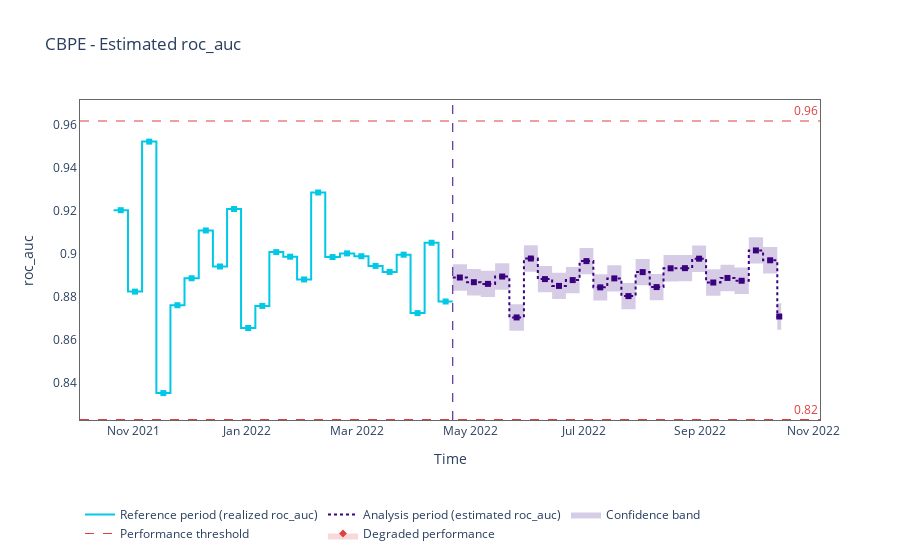

The cell this chart's notebook holds for it:
### Markdown cell above
## Performance Estimation

### Code cell
=

### Figure 1 — Plotly figure (JSON) as saved in the notebook; plotly's stock layout.template omitted (floating-point values rounded to 4 significant figures; data arrays with more than 128 entries replaced by an {"elided": "..."} marker saying what was removed)
{"data": [{"hoverinfo": "skip", "line": {"color": "rgba(0,0,0,0)", "shape": "hv"}, "mode": "lines", "showlegend": false, "type": "scatter", "x": ["2022-04-21T09:00:00", "2022-04-29T00:00:00", "2022-05-06T10:00:00", "2022-05-14T02:00:00", "2022-05-21T17:30:00", "2022-05-29T13:00:00", "2022-06-06T00:00:00", "2022-06-13T16:00:00", "2022-06-21T01:00:00", "2022-06-28T09:30:00", "2022-07-05T18:30:00", "2022-07-13T06:00:00", "2022-07-20T19:30:00", "2022-07-28T10:30:00", "2022-08-05T00:30:00", "2022-08-12T09:30:00", "2022-08-20T01:00:00", "2022-08-27T18:30:00", "2022-09-04T05:30:00", "2022-09-11T23:00:00", "2022-09-19T11:00:00", "2022-09-27T03:30:00", "2022-10-04T19:00:00", "2022-10-12T10:00:00", "2022-10-14T12:30:00"], "y": [0.8951, 0.8929, 0.8921, 0.8955, 0.8765, 0.9039, 0.8943, 0.8912, 0.8939, 0.9027, 0.8905, 0.8947, 0.8865, 0.8976, 0.8906, 0.8994, 0.8994, 0.9038, 0.8928, 0.8949, 0.8936, 0.9077, 0.9031, 0.877, 0.877]}, {"fill": "tonexty", "fillcolor": "rgba(0.23137254901960785, 0.00784313725490196, 0.5019607843137255, 0.2)", "hoverinfo": "skip", "line": {"color": "rgba(0,0,0,0)", "shape": "hv"}, "mode": "lines", "showlegend": false, "type": "scatter", "x": ["2022-04-21T09:00:00", "2022-04-29T00:00:00", "2022-05-06T10:00:00", "2022-05-14T02:00:00", "2022-05-21T17:30:00", "2022-05-29T13:00:00", "2022-06-06T00:00:00", "2022-06-13T16:00:00", "2022-06-21T01:00:00", "2022-06-28T09:30:00", "2022-07-05T18:30:00", "2022-07-13T06:00:00", "2022-07-20T19:30:00", "2022-07-28T10:30:00", "2022-08-05T00:30:00", "2022-08-12T09:30:00", "2022-08-20T01:00:00", "2022-08-27T18:30:00", "2022-09-04T05:30:00", "2022-09-11T23:00:00", "2022-09-19T11:00:00", "2022-09-27T03:30:00", "2022-10-04T19:00:00", "2022-10-12T10:00:00", "2022-10-14T12:30:00"], "y": [0.8828, 0.8806, 0.8799, 0.8833, 0.8643, 0.8916, 0.8821, 0.8789, 0.8816, 0.8904, 0.8782, 0.8824, 0.8742, 0.8853, 0.8784, 0.8871, 0.8872, 0.8916, 0.8805, 0.8826, 0.8813, 0.8954, 0.8908, 0.8647, 0.8647]}, {"hoverinfo": "skip", "legendgroup": "1", "line": {"color": "#00c8e5", "shape": "hv", "width": 2}, "mode": "lines", "name": "Reference period (realized roc_auc)", "type": "scatter", "x": ["2021-10-21T11:30:00", "2021-10-29T05:00:00", "2021-11-05T18:30:00", "2021-11-13T10:30:00", "2021-11-20T23:30:00", "2021-11-28T12:30:00", "2021-12-06T04:00:00", "2021-12-13T18:00:00", "2021-12-21T08:30:00", "2021-12-28T20:30:00", "2022-01-05T12:30:00", "2022-01-13T00:30:00", "2022-01-20T11:30:00", "2022-01-27T21:30:00", "2022-02-04T10:30:00", "2022-02-12T00:00:00", "2022-02-19T21:00:00", "2022-02-27T13:30:00", "2022-03-07T04:30:00", "2022-03-14T18:30:00", "2022-03-22T07:30:00", "2022-03-29T18:00:00", "2022-04-06T07:00:00", "2022-04-13T18:00:00", "2022-04-21T08:30:00"], "y": [0.9202, 0.8824, 0.9521, 0.8353, 0.8761, 0.8886, 0.9108, 0.8941, 0.9208, 0.8655, 0.8758, 0.9007, 0.8986, 0.888, 0.9284, 0.8985, 0.9001, 0.8988, 0.8943, 0.8916, 0.8995, 0.8724, 0.9051, 0.8778, 0.8778]}, {"hoverinfo": "skip", "legendgroup": "1", "line": {"color": "#3b0280", "dash": "dot", "shape": "hv", "width": 2}, "mode": "lines", "name": "Analysis period (estimated roc_auc)", "type": "scatter", "x": ["2022-04-21T09:00:00", "2022-04-29T00:00:00", "2022-05-06T10:00:00", "2022-05-14T02:00:00", "2022-05-21T17:30:00", "2022-05-29T13:00:00", "2022-06-06T00:00:00", "2022-06-13T16:00:00", "2022-06-21T01:00:00", "2022-06-28T09:30:00", "2022-07-05T18:30:00", "2022-07-13T06:00:00", "2022-07-20T19:30:00", "2022-07-28T10:30:00", "2022-08-05T00:30:00", "2022-08-12T09:30:00", "2022-08-20T01:00:00", "2022-08-27T18:30:00", "2022-09-04T05:30:00", "2022-09-11T23:00:00", "2022-09-19T11:00:00", "2022-09-27T03:30:00", "2022-10-04T19:00:00", "2022-10-12T10:00:00", "2022-10-14T12:30:00"], "y": [0.8889, 0.8868, 0.886, 0.8894, 0.8704, 0.8978, 0.8882, 0.8851, 0.8878, 0.8966, 0.8844, 0.8885, 0.8803, 0.8915, 0.8845, 0.8932, 0.8933, 0.8977, 0.8866, 0.8887, 0.8874, 0.9015, 0.897, 0.8708, 0.8708]}, {"customdata": {"elided": "24x7 str values"}, "hovertemplate": "%{customdata[4]} &nbsp; &nbsp; <span style=\"color:#AD0000\">%{customdata[5]}</span><br>Chunk: <b>%{customdata[0]}</b> &nbsp; &nbsp; From <b>%{customdata[1]}</b> to <b>%{customdata[2]}</b> &nbsp; &nbsp; <br>roc_auc: <b>%{customdata[3]}</b>  &nbsp; &nbsp; %{customdata[6]} <extra></extra>", "marker": {"color": "#00c8e5", "size": 6, "symbol": "square"}, "mode": "markers", "name": "Reference", "showlegend": false, "type": "scatter", "x": ["2021-10-25T08:00:00", "2021-11-01T23:30:00", "2021-11-09T14:15:00", "2021-11-17T04:45:00", "2021-11-24T17:45:00", "2021-12-02T08:00:00", "2021-12-09T22:45:00", "2021-12-17T13:00:00", "2021-12-25T02:15:00", "2022-01-01T16:15:00", "2022-01-09T06:15:00", "2022-01-16T17:45:00", "2022-01-24T04:15:00", "2022-01-31T15:45:00", "2022-02-08T05:00:00", "2022-02-15T22:15:00", "2022-02-23T16:45:00", "2022-03-03T08:45:00", "2022-03-10T23:15:00", "2022-03-18T12:45:00", "2022-03-26T00:30:00", "2022-04-02T12:15:00", "2022-04-10T00:15:00", "2022-04-17T13:15:00"], "y": [0.9202, 0.8824, 0.9521, 0.8353, 0.8761, 0.8886, 0.9108, 0.8941, 0.9208, 0.8655, 0.8758, 0.9007, 0.8986, 0.888, 0.9284, 0.8985, 0.9001, 0.8988, 0.8943, 0.8916, 0.8995, 0.8724, 0.9051, 0.8778]}, {"customdata": {"elided": "24x7 str values"}, "hovertemplate": "%{customdata[4]} &nbsp; &nbsp; <span style=\"color:#AD0000\">%{customdata[5]}</span><br>Chunk: <b>%{customdata[0]}</b> &nbsp; &nbsp; From <b>%{customdata[1]}</b> to <b>%{customdata[2]}</b> &nbsp; &nbsp; <br>roc_auc: <b>%{customdata[3]}</b>  &nbsp; &nbsp; %{customdata[6]} <extra></extra>", "marker": {"color": "#3b0280", "size": 6, "symbol": "square"}, "mode": "markers", "name": "No change", "showlegend": false, "type": "scatter", "x": ["2022-04-25T04:15:00", "2022-05-02T16:45:00", "2022-05-10T05:45:00", "2022-05-17T21:30:00", "2022-05-25T15:00:00", "2022-06-02T06:15:00", "2022-06-09T19:45:00", "2022-06-17T08:15:00", "2022-06-24T17:00:00", "2022-07-02T01:45:00", "2022-07-09T11:45:00", "2022-07-17T00:30:00", "2022-07-24T14:45:00", "2022-08-01T05:15:00", "2022-08-08T16:45:00", "2022-08-16T05:00:00", "2022-08-23T21:15:00", "2022-08-31T11:45:00", "2022-09-08T02:00:00", "2022-09-15T16:45:00", "2022-09-23T07:00:00", "2022-09-30T22:45:00", "2022-10-08T14:15:00", "2022-10-13T11:15:00"], "y": [0.8889, 0.8868, 0.886, 0.8894, 0.8704, 0.8978, 0.8882, 0.8851, 0.8878, 0.8966, 0.8844, 0.8885, 0.8803, 0.8915, 0.8845, 0.8932, 0.8933, 0.8977, 0.8866, 0.8887, 0.8874, 0.9015, 0.897, 0.8708]}, {"customdata": [], "hovertemplate": "%{customdata[4]} &nbsp; &nbsp; <span style=\"color:#AD0000\">%{customdata[5]}</span><br>Chunk: <b>%{customdata[0]}</b> &nbsp; &nbsp; From <b>%{customdata[1]}</b> to <b>%{customdata[2]}</b> &nbsp; &nbsp; <br>roc_auc: <b>%{customdata[3]}</b>  &nbsp; &nbsp; %{customdata[6]} <extra></extra>", "marker": {"color": "#DD4040", "size": 6, "symbol": "diamond"}, "mode": "markers", "name": "Change", "showlegend": false, "type": "scatter", "x": [], "y": []}, {"line": {"color": "rgba(0,0,0,0)"}, "mode": "lines", "showlegend": false, "type": "scatter", "x": [[1635148800000000000], [1665659700000000000]], "y": [null, null]}, {"fill": "tonexty", "fillcolor": "rgba(0.23137254901960785, 0.00784313725490196, 0.5019607843137255, 0.2)", "legendgroup": "1", "line": {"color": "rgba(0,0,0,0)"}, "mode": "lines", "name": "Confidence band", "type": "scatter", "x": [[1635148800000000000], [1665659700000000000]], "y": [null, null]}, {"legendgroup": "1", "line": {"color": "#DD4040", "dash": "dash", "width": 1}, "mode": "lines", "name": "Performance threshold", "type": "scatter", "x": [[1635148800000000000], [1665659700000000000]], "y": [null, null]}, {"line": {"color": "rgba(0,0,0,0)"}, "mode": "lines", "showlegend": false, "type": "scatter", "x": [[1635148800000000000], [1665659700000000000]], "y": [null, null]}, {"fill": "tonexty", "fillcolor": "rgba(0.8666666666666667, 0.25098039215686274, 0.25098039215686274, 0.2)", "legendgroup": "1", "line": {"color": "rgba(0,0,0,0)"}, "marker": {"color": "#DD4040", "size": 6, "symbol": "diamond"}, "mode": "lines+markers", "name": "Degraded performance", "type": "scatter", "x": [[1635148800000000000], [1665659700000000000]], "y": [null, null]}], "layout": {"annotations": [{"font": {"color": "#DD4040"}, "showarrow": false, "text": "0.96", "x": 1, "xanchor": "right", "xref": "x domain", "y": 0.9616, "yanchor": "bottom", "yref": "y"}, {"font": {"color": "#DD4040"}, "showarrow": false, "text": "0.82", "x": 1, "xanchor": "right", "xref": "x domain", "y": 0.823, "yanchor": "bottom", "yref": "y"}], "hoverlabel": {"bgcolor": "white", "font": {"size": 14}}, "legend": {"itemclick": false, "itemdoubleclick": false, "orientation": "h", "traceorder": "normal", "x": 0, "xanchor": "left", "y": -0.25, "yanchor": "top"}, "paper_bgcolor": "rgba(255,255,255,1)", "plot_bgcolor": "rgba(255,255,255,1)", "shapes": [{"layer": "below", "line": {"color": "#DD4040", "dash": "dash", "width": 1}, "type": "line", "x0": 0, "x1": 1, "xref": "x domain", "y0": 0.9616, "y1": 0.9616, "yref": "y"}, {"layer": "below", "line": {"color": "#DD4040", "dash": "dash", "width": 1}, "type": "line", "x0": 0, "x1": 1, "xref": "x domain", "y0": 0.823, "y1": 0.823, "yref": "y"}, {"layer": "below", "line": {"color": "#3b0280", "dash": "dash", "width": 1}, "type": "line", "x0": "2022-04-21T09:00:00", "x1": "2022-04-21T09:00:00", "xref": "x", "y0": 0, "y1": 1, "yref": "y domain"}], "title": {"text": "CBPE - Estimated roc_auc"}, "xaxis": {"linecolor": "#666666", "mirror": true, "showgrid": false, "title": {"text": "Time"}, "zeroline": false}, "yaxis": {"linecolor": "#666666", "mirror": true, "showgrid": false, "title": {"text": "roc_auc"}, "zeroline": false}}}
